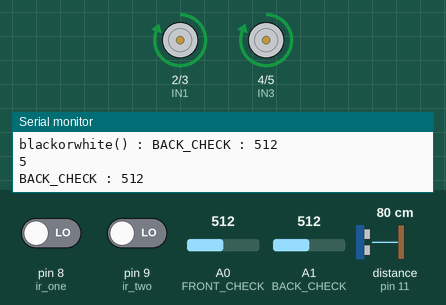
Simulated run of this sketch. Board: Arduino Uno, built with avr-gcc and run on an emulated ATmega328P. On the bench: motor-driver pin pairs drawn as motors (green arrow = first pin HIGH = forward, orange = second pin HIGH = backward, longer = more drive), the last lines printed to the serial monitor. The inputs (shaded band) are chosen by the test bench; at power-on: A1 (BACK_CHECK) = 512, A0 (FRONT_CHECK) = 512, pin 8 (ir_one) LOW, pin 9 (ir_two) LOW, distance to the obstacle (sensor on pin 11) 80 cm.

Above: at 1.2 s.
1.3 s: A1 (BACK_CHECK) set to 581
4.3 s: A1 (BACK_CHECK) set to 611
At 5.4 s:
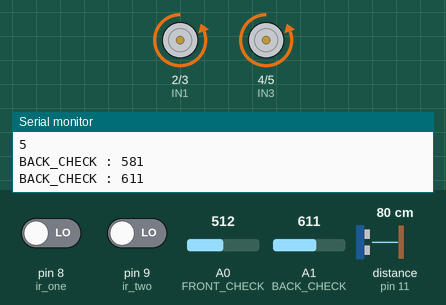
5.8 s: A0 (FRONT_CHECK) set to 610
At 7.3 s:
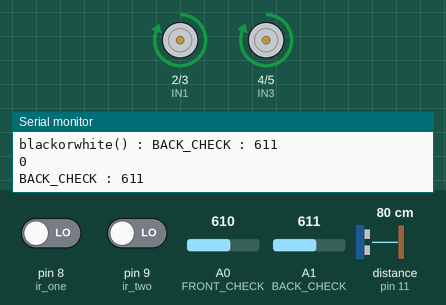
8.8 s: pin 8 (ir_one) driven HIGH
At 9.26 s:
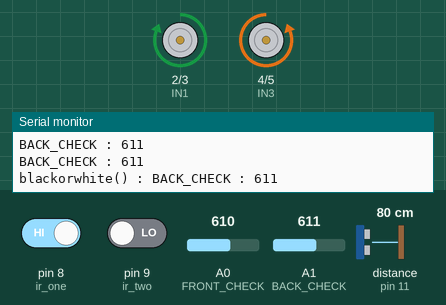
11.8 s: pin 8 (ir_one) driven LOW
At 11.8 s:
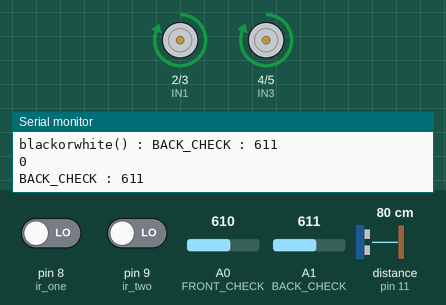
14.8 s: pin 9 (ir_two) driven HIGH
At 15.0 s:
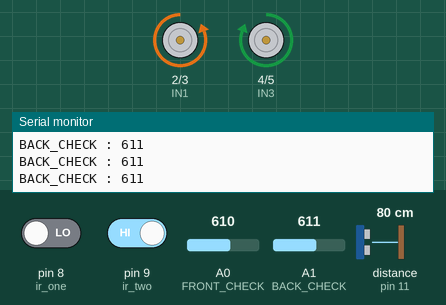
Timing chart, 0 to 18.8 s (numbered marks = the images above; inputs shaded):
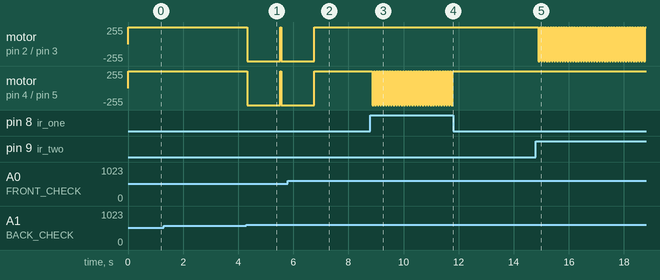

The sketch:

sumo_robot.ino
```cpp
// (licence header left out)
#include <NewPing.h>
#define IN1 2
#define IN2 3
#define IN3 4
#define IN4 5
#define ir_one 8
#define ir_two 9
#define FRONT_CHECK A0
#define BACK_CHECK A1
bool is_detect = false;
NewPing distance (10, 11, 100);
void setup()
{
  pinMode(ir_one, INPUT);
  pinMode(ir_two, INPUT);
  pinMode(IN1, OUTPUT);
  pinMode(IN2, OUTPUT);
  pinMode(IN3, OUTPUT);
  pinMode(IN4, OUTPUT);
  Serial.begin(9600);
}

void loop()
{
  int duration = distance.ping_cm();
  Serial.println(duration);
  while (duration < 100 && duration != 0){
    forwardComand();
    Serial.print("blackorwhite() : ");
    Serial.println(blackorwhite());
    if (blackorwhite() == 0){
       following();
    }
     if (blackorwhite() == 1){
       reverseComand();
       delay(1200);
    }
    if (blackorwhite() == 2){
       forwardComand();
       delay(1200);
    }
    duration = distance.ping_cm();
  }
}
int blackorwhite(){
   int blackorwhite1 = analogRead(FRONT_CHECK);
   int blackorwhite2 = analogRead(BACK_CHECK);
   Serial.print("BACK_CHECK : ");
   Serial.println(blackorwhite2);
   if (blackorwhite1 >= 600 && blackorwhite2 >= 600) {
    return 0;
    }
   else if (blackorwhite1 <= 600 && blackorwhite2 >= 600) {
    return 1;
    }
   else if (blackorwhite1 >= 600 && blackorwhite2 <= 600) {
    return 2;
    }
}
void following(){ // following system
      if (digitalRead(ir_one) == LOW && digitalRead(ir_two) == LOW){
        forwardComand();
       }
      if (digitalRead(ir_one) == HIGH && digitalRead(ir_two) == HIGH){
      forwardComand();
       }
     else if (digitalRead(ir_one) == LOW && digitalRead(ir_two) == HIGH){
       leftComand();
    }
    else if (digitalRead(ir_one) == HIGH && digitalRead(ir_two) == LOW){
       rightComand();
   }
}
void reset() {
  digitalWrite(IN1, LOW);
  digitalWrite(IN2, LOW);
  digitalWrite(IN3, LOW);
  digitalWrite(IN4, LOW);

}
void forwardComand() {
  digitalWrite(IN1, HIGH);
  digitalWrite(IN2, LOW);
  digitalWrite(IN3, HIGH);
  digitalWrite(IN4, LOW);

}

void reverseComand() {
  digitalWrite(IN1, LOW);
  digitalWrite(IN2, HIGH);
  digitalWrite(IN3, LOW);
  digitalWrite(IN4, HIGH);
}

void leftComand() {
  digitalWrite(IN1, LOW);
  digitalWrite(IN2, HIGH);
  digitalWrite(IN3, HIGH);
  digitalWrite(IN4, LOW);
}
void rightComand() {
 digitalWrite(IN1, HIGH);
  digitalWrite(IN2, LOW);
  digitalWrite(IN3, LOW);
  digitalWrite(IN4, HIGH);

}
```

Measured:
- the behaviour switches between 599 and 600 on A1 (BACK_CHECK) (found by bisection; images 0 and 1)
- after the input at 4.3 s, motor on pin 2 (IN1) / pin 3 (IN2), motor on pin 4 (IN3) / pin 5 (IN4): forward 255/255 → backward 255/255 at once
- after the input at 5.8 s, motor on pin 2 (IN1) / pin 3 (IN2), motor on pin 4 (IN3) / pin 5 (IN4): goes on until 6.8 s, then stays forward 255/255
- after the input at 8.8 s, motor on pin 4 (IN3) / pin 5 (IN4): alternates forward 255/255 for 0.05 s and backward 255/255 for 0.04 s, starting after 0.07 s
- after the input at 11.8 s, motor on pin 4 (IN3) / pin 5 (IN4): stops changing and stays forward 255/255
- after the input at 14.8 s, motor on pin 2 (IN1) / pin 3 (IN2): alternates forward 255/255 for 0.05 s and backward 255/255 for 0.04 s, starting after 0.10 s
